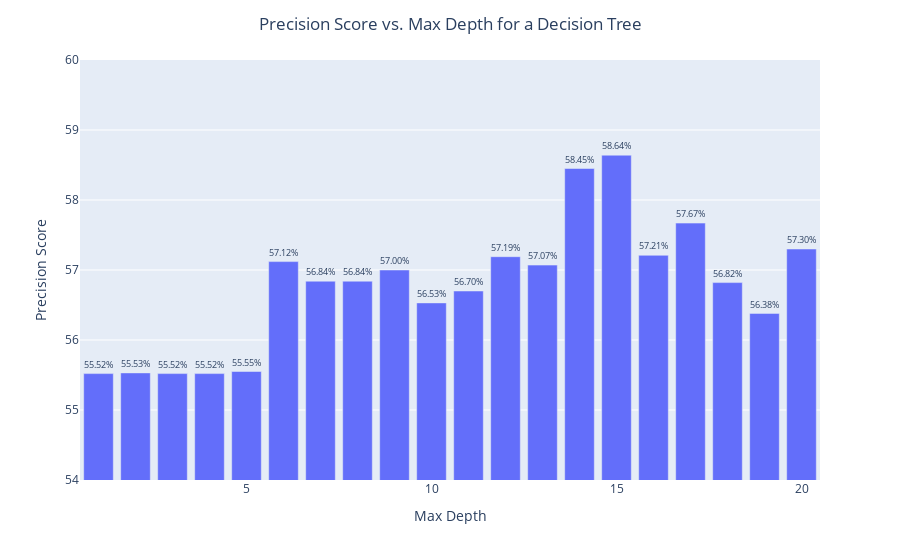

Notebook source saved alongside this figure:
### Code cell
# Convert the dictionary to a DataFrame
df = pd.DataFrame(list(precision_by_depth.items()), columns=['max_depth', 'precision_score'])
df.loc[:,'precision_score'] = df.precision_score*100.0 # need for % visualisation

# Create the bar chart using Plotly Express
fig = px.bar(df,
             x='max_depth',
             y='precision_score',
            #  title='Precision Score vs. Max Depth for a Decision Tree',
             labels={'max_depth': 'Max Depth', 'precision_score': 'Precision Score'},
             range_y=[54, 60],
             text='precision_score')

# Update the text format to display as percentages
fig.update_traces(texttemplate='%{text:.2f}%', textposition='outside')

# Center the title
fig.update_layout(title={'text': 'Precision Score vs. Max Depth for a Decision Tree', 'x': 0.5, 'xanchor': 'center'})


# Show the figure
fig.show()

### Figure 1 — Plotly figure (JSON) as saved in the notebook; plotly's stock layout.template omitted (floating-point values rounded to 4 significant figures)
{"data": [{"alignmentgroup": "True", "hovertemplate": "Max Depth=%{x}<br>Precision Score=%{text}<extra></extra>", "legendgroup": "", "marker": {"color": "#636efa", "pattern": {"shape": ""}}, "name": "", "offsetgroup": "", "orientation": "v", "showlegend": false, "text": [55.52, 55.53, 55.52, 55.52, 55.55, 57.12, 56.84, 56.84, 57.0, 56.53, 56.7, 57.19, 57.07, 58.45, 58.64, 57.21, 57.67, 56.82, 56.38, 57.3], "textposition": "outside", "texttemplate": "%{text:.2f}%", "type": "bar", "x": [1, 2, 3, 4, 5, 6, 7, 8, 9, 10, 11, 12, 13, 14, 15, 16, 17, 18, 19, 20], "xaxis": "x", "y": [55.52, 55.53, 55.52, 55.52, 55.55, 57.12, 56.84, 56.84, 57.0, 56.53, 56.7, 57.19, 57.07, 58.45, 58.64, 57.21, 57.67, 56.82, 56.38, 57.3], "yaxis": "y"}], "layout": {"autosize": true, "barmode": "relative", "legend": {"tracegroupgap": 0}, "margin": {"t": 60}, "title": {"text": "Precision Score vs. Max Depth for a Decision Tree", "x": 0.5, "xanchor": "center"}, "xaxis": {"anchor": "y", "autorange": true, "domain": [0, 1], "range": [0.5, 20.5], "title": {"text": "Max Depth"}, "type": "linear"}, "yaxis": {"anchor": "x", "domain": [0, 1], "range": [54, 60], "title": {"text": "Precision Score"}, "type": "linear"}}}
